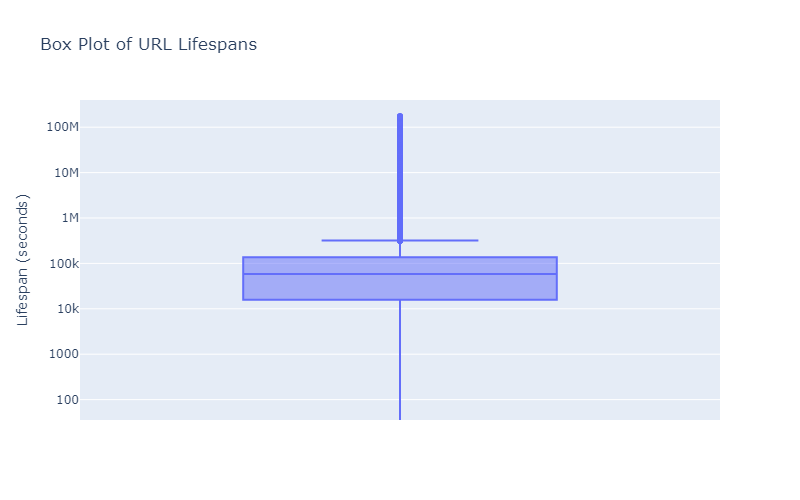

Here is the Python script that generated this plot:
# %%
import pandas as pd
import plotly.express as px

# %%
# Load the dataset
data = pd.read_csv('dataset.csv', skiprows=8)

# %%
# Convert the 'dateadded' and 'last_online' columns to datetime
data['dateadded'] = pd.to_datetime(data['dateadded'])
data['last_online'] = pd.to_datetime(data['last_online'])

# Calculate the lifespan of each URL in seconds
data['url_lifespan'] = (data['last_online'] - data['dateadded']).dt.total_seconds()

# %%
fig = px.box(data, y='url_lifespan', title='Box Plot of URL Lifespans', labels={'url_lifespan': 'Lifespan (seconds)'})
fig.update_yaxes(type='log')
fig.update_layout(width=800)

# Show the plot
fig.show()

# %%
fig.write_image('dispersion_boxplot.png')
fig.write_image('dispersion_boxplot.svg')
fig.write_html('dispersion_boxplot.html')
